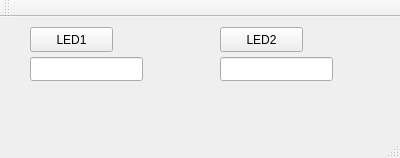
<?xml version="1.0" encoding="UTF-8"?>
<ui version="4.0">
 <class>MainWindow</class>
 <widget class="QMainWindow" name="MainWindow">
  <property name="geometry">
   <rect>
    <x>0</x>
    <y>0</y>
    <width>400</width>
    <height>158</height>
   </rect>
  </property>
  <property name="windowTitle">
   <string>MainWindow</string>
  </property>
  <widget class="QWidget" name="centralWidget">
   <widget class="QPushButton" name="ToggleButton1">
    <property name="geometry">
     <rect>
      <x>30</x>
      <y>10</y>
      <width>83</width>
      <height>25</height>
     </rect>
    </property>
    <property name="text">
     <string>LED1</string>
    </property>
   </widget>
   <widget class="QLineEdit" name="lineEdit1">
    <property name="geometry">
     <rect>
      <x>30</x>
      <y>40</y>
      <width>113</width>
      <height>24</height>
     </rect>
    </property>
   </widget>
   <widget class="QLineEdit" name="lineEdit2">
    <property name="geometry">
     <rect>
      <x>220</x>
      <y>40</y>
      <width>113</width>
      <height>24</height>
     </rect>
    </property>
   </widget>
   <widget class="QPushButton" name="ToggleButton2">
    <property name="geometry">
     <rect>
      <x>220</x>
      <y>10</y>
      <width>83</width>
      <height>25</height>
     </rect>
    </property>
    <property name="text">
     <string>LED2</string>
    </property>
   </widget>
  </widget>
  <widget class="QMenuBar" name="menuBar">
   <property name="geometry">
    <rect>
     <x>0</x>
     <y>0</y>
     <width>400</width>
     <height>27</height>
    </rect>
   </property>
  </widget>
  <widget class="QToolBar" name="mainToolBar">
   <attribute name="toolBarArea">
    <enum>TopToolBarArea</enum>
   </attribute>
   <attribute name="toolBarBreak">
    <bool>false</bool>
   </attribute>
  </widget>
  <widget class="QStatusBar" name="statusBar"/>
 </widget>
 <layoutdefault spacing="6" margin="11"/>
 <resources/>
 <connections/>
</ui>
